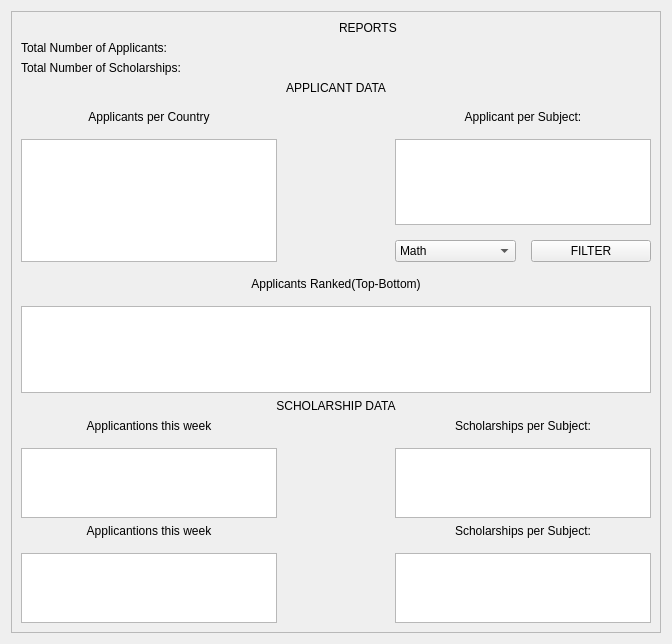
<?xml version="1.0" encoding="UTF-8"?>
<ui version="4.0">
 <class>Form</class>
 <widget class="QWidget" name="Form">
  <property name="geometry">
   <rect>
    <x>0</x>
    <y>0</y>
    <width>672</width>
    <height>644</height>
   </rect>
  </property>
  <property name="windowTitle">
   <string>Form</string>
  </property>
  <layout class="QGridLayout" name="gridLayout">
   <item row="0" column="0">
    <widget class="QScrollArea" name="scrollArea">
     <property name="widgetResizable">
      <bool>true</bool>
     </property>
     <widget class="QWidget" name="scrollAreaWidgetContents">
      <property name="geometry">
       <rect>
        <x>0</x>
        <y>0</y>
        <width>652</width>
        <height>624</height>
       </rect>
      </property>
      <layout class="QGridLayout" name="gridLayout_2">
       <item row="0" column="1">
        <widget class="QLabel" name="label_5">
         <property name="text">
          <string>REPORTS</string>
         </property>
        </widget>
       </item>
       <item row="1" column="0" colspan="2">
        <layout class="QVBoxLayout" name="verticalLayout_9">
         <item>
          <widget class="QLabel" name="label">
           <property name="text">
            <string>Total Number of Applicants:</string>
           </property>
          </widget>
         </item>
         <item>
          <widget class="QLabel" name="label_2">
           <property name="text">
            <string>Total Number of Scholarships:</string>
           </property>
          </widget>
         </item>
        </layout>
       </item>
       <item row="2" column="0">
        <spacer name="verticalSpacer">
         <property name="orientation">
          <enum>Qt::Orientation::Vertical</enum>
         </property>
         <property name="sizeHint" stdset="0">
          <size>
           <width>20</width>
           <height>1</height>
          </size>
         </property>
        </spacer>
       </item>
       <item row="3" column="0" colspan="2">
        <layout class="QVBoxLayout" name="verticalLayout_5">
         <property name="spacing">
          <number>15</number>
         </property>
         <item>
          <widget class="QLabel" name="label_8">
           <property name="text">
            <string>APPLICANT DATA</string>
           </property>
           <property name="alignment">
            <set>Qt::AlignmentFlag::AlignCenter</set>
           </property>
          </widget>
         </item>
         <item>
          <layout class="QHBoxLayout" name="horizontalLayout_2">
           <item>
            <layout class="QVBoxLayout" name="verticalLayout_2">
             <property name="spacing">
              <number>15</number>
             </property>
             <item>
              <widget class="QLabel" name="label_3">
               <property name="text">
                <string>Applicants per Country</string>
               </property>
               <property name="alignment">
                <set>Qt::AlignmentFlag::AlignCenter</set>
               </property>
              </widget>
             </item>
             <item>
              <widget class="QTableView" name="tableView"/>
             </item>
            </layout>
           </item>
           <item>
            <spacer name="horizontalSpacer">
             <property name="orientation">
              <enum>Qt::Orientation::Horizontal</enum>
             </property>
             <property name="sizeHint" stdset="0">
              <size>
               <width>40</width>
               <height>20</height>
              </size>
             </property>
            </spacer>
           </item>
           <item>
            <layout class="QVBoxLayout" name="verticalLayout">
             <property name="spacing">
              <number>15</number>
             </property>
             <item>
              <widget class="QLabel" name="label_4">
               <property name="text">
                <string>Applicant per Subject:</string>
               </property>
               <property name="alignment">
                <set>Qt::AlignmentFlag::AlignCenter</set>
               </property>
              </widget>
             </item>
             <item>
              <widget class="QTableView" name="tableView_2"/>
             </item>
             <item>
              <layout class="QHBoxLayout" name="horizontalLayout">
               <item>
                <widget class="QComboBox" name="comboBox">
                 <item>
                  <property name="text">
                   <string>Math</string>
                  </property>
                 </item>
                 <item>
                  <property name="text">
                   <string>Science</string>
                  </property>
                 </item>
                 <item>
                  <property name="text">
                   <string>P.E</string>
                  </property>
                 </item>
                 <item>
                  <property name="text">
                   <string>Geography</string>
                  </property>
                 </item>
                 <item>
                  <property name="text">
                   <string>ICT</string>
                  </property>
                 </item>
                 <item>
                  <property name="text">
                   <string>English</string>
                  </property>
                 </item>
                </widget>
               </item>
               <item>
                <widget class="QPushButton" name="pushButton">
                 <property name="text">
                  <string>FILTER</string>
                 </property>
                </widget>
               </item>
              </layout>
             </item>
            </layout>
           </item>
          </layout>
         </item>
         <item>
          <widget class="QLabel" name="label_12">
           <property name="text">
            <string>Applicants Ranked(Top-Bottom)</string>
           </property>
           <property name="alignment">
            <set>Qt::AlignmentFlag::AlignCenter</set>
           </property>
          </widget>
         </item>
         <item>
          <widget class="QTableView" name="tableView_7"/>
         </item>
        </layout>
       </item>
       <item row="4" column="1">
        <spacer name="verticalSpacer_2">
         <property name="orientation">
          <enum>Qt::Orientation::Vertical</enum>
         </property>
         <property name="sizeHint" stdset="0">
          <size>
           <width>20</width>
           <height>22</height>
          </size>
         </property>
        </spacer>
       </item>
       <item row="5" column="0" colspan="2">
        <layout class="QVBoxLayout" name="verticalLayout_6">
         <item>
          <widget class="QLabel" name="label_9">
           <property name="text">
            <string>SCHOLARSHIP DATA</string>
           </property>
           <property name="alignment">
            <set>Qt::AlignmentFlag::AlignCenter</set>
           </property>
          </widget>
         </item>
         <item>
          <layout class="QHBoxLayout" name="horizontalLayout_3">
           <item>
            <layout class="QVBoxLayout" name="verticalLayout_3">
             <property name="spacing">
              <number>15</number>
             </property>
             <item>
              <widget class="QLabel" name="label_6">
               <property name="text">
                <string>Applicantions this week</string>
               </property>
               <property name="alignment">
                <set>Qt::AlignmentFlag::AlignCenter</set>
               </property>
              </widget>
             </item>
             <item>
              <widget class="QTableView" name="tableView_3"/>
             </item>
            </layout>
           </item>
           <item>
            <spacer name="horizontalSpacer_2">
             <property name="orientation">
              <enum>Qt::Orientation::Horizontal</enum>
             </property>
             <property name="sizeHint" stdset="0">
              <size>
               <width>40</width>
               <height>20</height>
              </size>
             </property>
            </spacer>
           </item>
           <item>
            <layout class="QVBoxLayout" name="verticalLayout_4">
             <property name="spacing">
              <number>15</number>
             </property>
             <item>
              <widget class="QLabel" name="label_7">
               <property name="text">
                <string>Scholarships per Subject:</string>
               </property>
               <property name="alignment">
                <set>Qt::AlignmentFlag::AlignCenter</set>
               </property>
              </widget>
             </item>
             <item>
              <widget class="QTableView" name="tableView_4"/>
             </item>
            </layout>
           </item>
          </layout>
         </item>
        </layout>
       </item>
       <item row="6" column="0" colspan="2">
        <layout class="QHBoxLayout" name="horizontalLayout_4">
         <item>
          <layout class="QVBoxLayout" name="verticalLayout_7">
           <property name="spacing">
            <number>15</number>
           </property>
           <item>
            <widget class="QLabel" name="label_10">
             <property name="text">
              <string>Applicantions this week</string>
             </property>
             <property name="alignment">
              <set>Qt::AlignmentFlag::AlignCenter</set>
             </property>
            </widget>
           </item>
           <item>
            <widget class="QTableView" name="tableView_5"/>
           </item>
          </layout>
         </item>
         <item>
          <spacer name="horizontalSpacer_3">
           <property name="orientation">
            <enum>Qt::Orientation::Horizontal</enum>
           </property>
           <property name="sizeHint" stdset="0">
            <size>
             <width>40</width>
             <height>20</height>
            </size>
           </property>
          </spacer>
         </item>
         <item>
          <layout class="QVBoxLayout" name="verticalLayout_8">
           <property name="spacing">
            <number>15</number>
           </property>
           <item>
            <widget class="QLabel" name="label_11">
             <property name="text">
              <string>Scholarships per Subject:</string>
             </property>
             <property name="alignment">
              <set>Qt::AlignmentFlag::AlignCenter</set>
             </property>
            </widget>
           </item>
           <item>
            <widget class="QTableView" name="tableView_6"/>
           </item>
          </layout>
         </item>
        </layout>
       </item>
      </layout>
     </widget>
    </widget>
   </item>
  </layout>
 </widget>
 <resources/>
 <connections/>
</ui>
